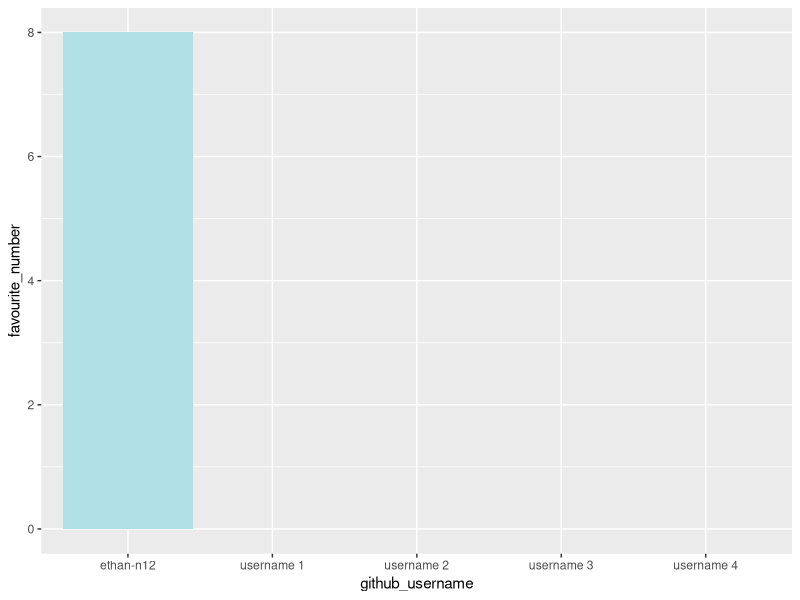

Write the R code that produced this figure.
## ---- chunk 1
library(tidyverse) 
## ---- chunk 2
team_data <- tibble(
  name = c("Ethan", "member 1", "member 2", 
           "member 3", "member 4"),
  github_username = c("ethan-n12", "username 1", "username 2", 
                      "username 3", "username 4"), 
  colour = c("powderblue", "colour 1", "colour 2", 
             "colour 3", "colour 4"),
  hobby = c("Golf", "hobby 1", "hobby 2", 
            "hobby 3", "hobby 4"),
  favourite_number = c(8, NA, NA, NA, NA)
  )

team_data
## ---- chunk 3
p1 <- ggplot(data = team_data, 
             mapping = aes(x = github_username, 
                           y = favourite_number,
                           fill = colour), 
             ) +
   geom_col() +
   scale_fill_identity()
p1
